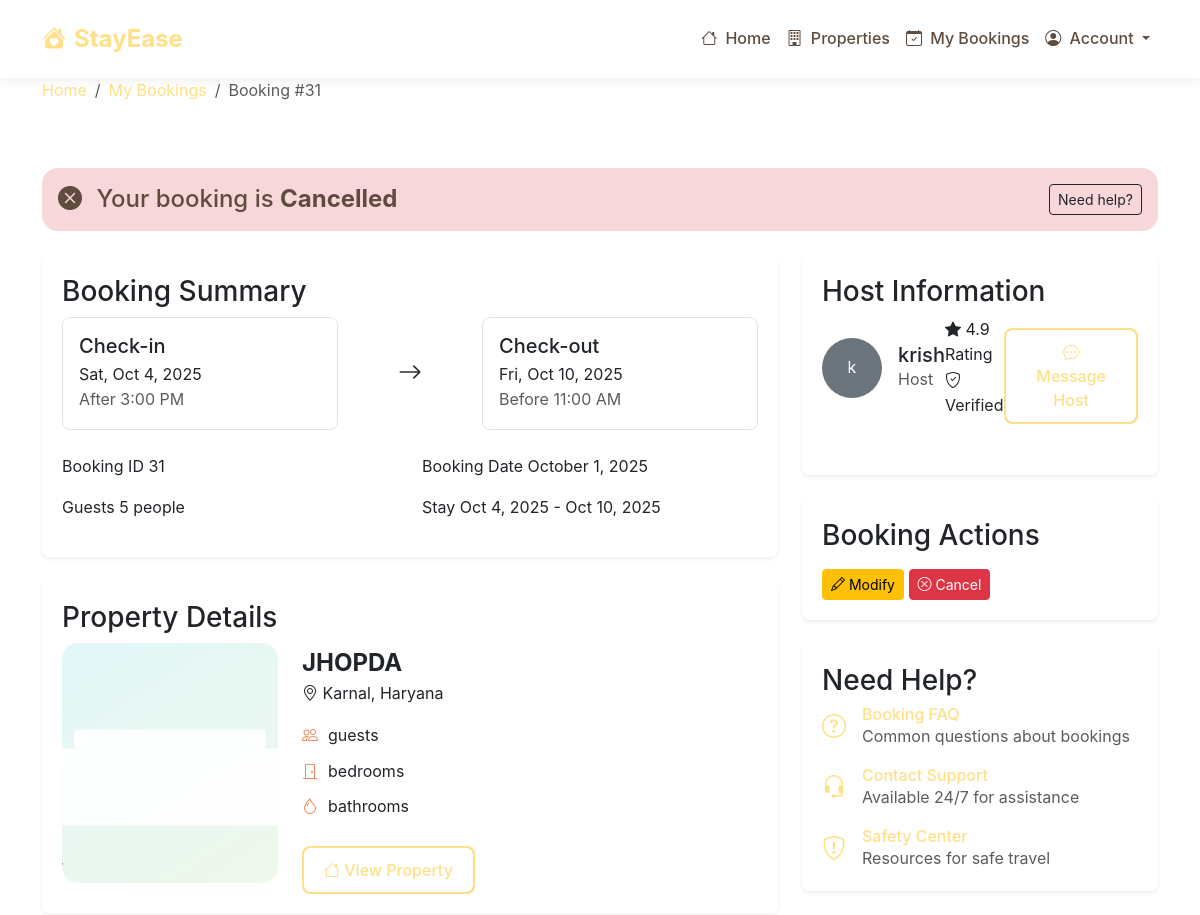
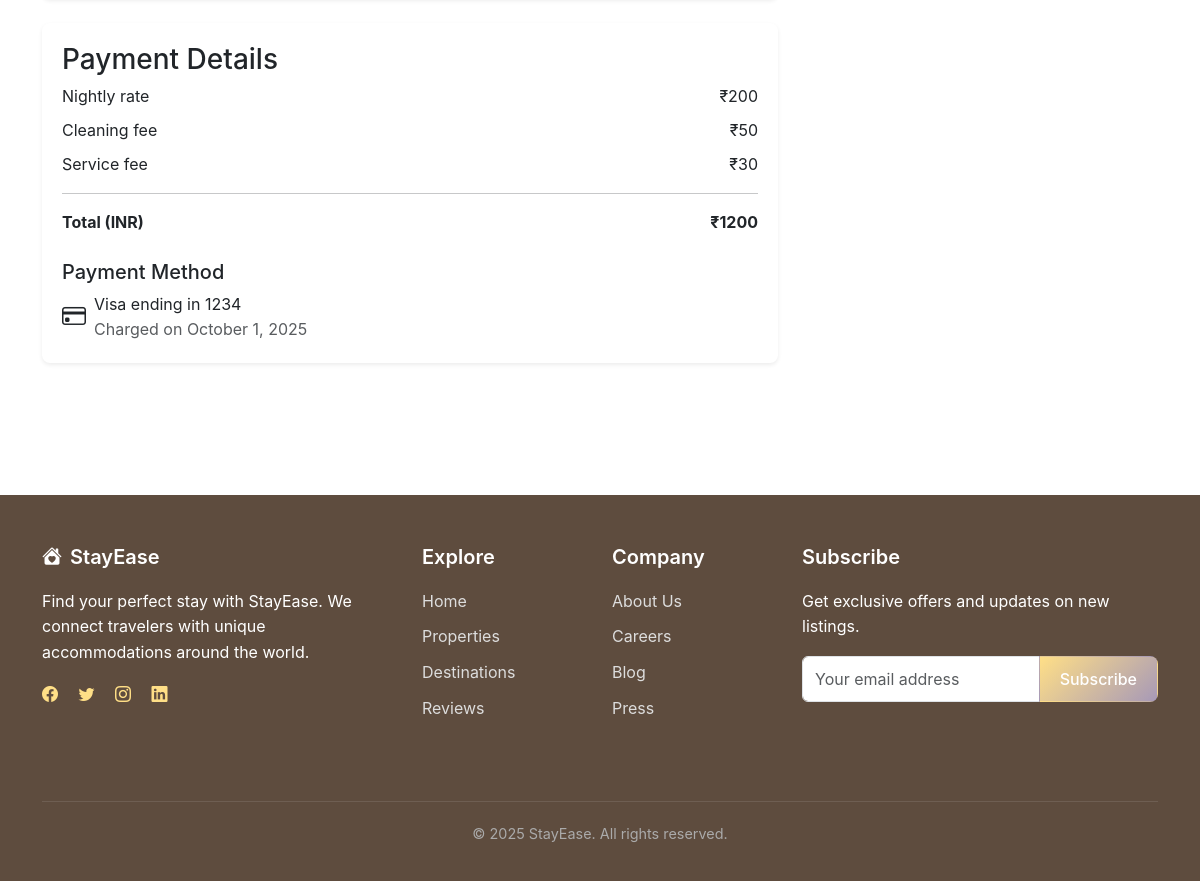
The page /booking/31/ on the database its author committed (2 pictures, top to bottom).
### members/models.py (models this page shows, shortened)
class Booking(models.Model):
    user = models.ForeignKey(User, on_delete=models.CASCADE)
    listing = models.ForeignKey(Listing, on_delete=models.CASCADE)
    check_in = models.DateField(null=True, blank=True)
    check_out = models.DateField(null=True, blank=True)
    guests = models.IntegerField(null=True, blank=True)
    total_price = models.BigIntegerField(null=True, blank=True)
    status = models.CharField(max_length=50, null=True, blank=True)
    created_at = models.DateField(null=True, blank=True, default=timezone.now)
    class Meta:
        constraints = [
            models.UniqueConstraint(
                fields=['user', 'listing', 'check_in', 'check_out'],
                name='unique_booking_per_user_listing_dates'
            )
        ]

class Listing(models.Model):
    user = models.ForeignKey(User, on_delete=models.CASCADE)
    title = models.CharField(max_length=50, null=True, blank=True)
    description = models.CharField(max_length=50, null=True, blank=True)
    price = models.BigIntegerField(null=True, blank=True)
    address = models.CharField(max_length=50, null=True, blank=True)
    city = models.CharField(max_length=50, null=True, blank=True)
    state = models.CharField(max_length=50, null=True, blank=True)
    zipcode = models.BigIntegerField(null=True, blank=True)
    latitude = models.BigIntegerField(null=True, blank=True)
    longitude = models.BigIntegerField(null=True, blank=True)
    room_type = models.CharField(max_length=50, null=True, blank=True)
    available_from = models.DateField(null=True, blank=True)
    available_to = models.DateField(null=True, blank=True)
    status = models.CharField(max_length=50, null=True, blank=True)
    created_at = models.CharField(max_length=50, null=True, blank=True)

class User(AbstractUser):
    name = models.CharField(max_length=50)
    phone = models.BigIntegerField(null=True, blank=True)
    user_type = models.CharField(max_length=50, null=True, blank=True)
    profile_picture = models.CharField(max_length=500, null=True, blank=True)
    email = models.EmailField(unique=True)
    USERNAME_FIELD = 'email'
    REQUIRED_FIELDS = ['name']
    objects = CustomUserManager()

### members/views.py (the view)
# urls.py: path('booking/<int:booking_id>/', views.booking_detail, name='booking_detail'),
def booking_detail(request, booking_id):
    booking = get_object_or_404(Booking, id=booking_id)
    return render(request, 'members/booking_detail.html', {'booking': booking})

### members/templates/members/booking_detail.html (shortened to what this page needs)
{% extends 'base.html' %}
{% load static %}
{% block hero %}
<div class="booking-hero-section">
    <div class="container">
        <div class="row">
            <div class="col-lg-8">
                <nav aria-label="breadcrumb">
                    <ol class="breadcrumb">
                        <li class="breadcrumb-item"><a href="{% url 'index' %}">Home</a></li>
                        <li class="breadcrumb-item"><a href="{% url 'my_bookings' %}">My Bookings</a></li>
                        <li class="breadcrumb-item active" aria-current="page">Booking #{{ booking.id }}</li>
                    </ol>
                </nav>
            </div>
        </div>
    </div>
</div>
{% endblock %}
{% block content %}
<div class="booking-detail-container">
    <div class="booking-status-banner mb-4 p-3 rounded-4 {% if booking.status == 'Confirmed' %}bg-success-subtle{% elif booking.status == 'Pending' %}bg-warning-subtle{% elif booking.status == 'Cancelled' %}bg-danger-subtle{% else %}bg-info-subtle{% endif %}">
        <div class="row align-items-center">
            <div class="col-md-8">
                <h4 class="mb-0">
                    <i class="bi {% if booking.status == 'Confirmed' %}bi-check-circle-fill{% elif booking.status == 'Pending' %}bi-hourglass-split{% elif booking.status == 'Cancelled' %}bi-x-circle-fill{% else %}bi-info-circle-fill{% endif %} me-2"></i>
                    Your booking is <span class="fw-bold">{{ booking.status }}</span>
                </h4>
            </div>
            <div class="col-md-4 text-md-end">
                <a href="#" class="btn btn-sm btn-outline-dark">Need help?</a>
            </div>
        </div>
    </div>
    <div class="row">
        <div class="col-lg-8">
            <div class="card shadow-sm mb-4">
                <div class="card-body">
                    <h3 class="section-title">Booking Summary</h3>
                    <div class="booking-dates mb-4">
                        <div class="row">
                            <div class="col-md-5">
                                <div class="date-block p-3 border rounded-3">
                                    <h5 class="mb-1">Check-in</h5>
                                    <div class="date-value">{{ booking.check_in|date:"D, M j, Y" }}</div>
                                    <div class="time-value text-muted">After 3:00 PM</div>
                                </div>
                            </div>
                            <div class="col-md-2 d-flex align-items-center justify-content-center">
                                <i class="bi bi-arrow-right fs-4"></i>
                            </div>
                            <div class="col-md-5">
                                <div class="date-block p-3 border rounded-3">
                                    <h5 class="mb-1">Check-out</h5>
                                    <div class="date-value">{{ booking.check_out|date:"D, M j, Y" }}</div>
                                    <div class="time-value text-muted">Before 11:00 AM</div>
                                </div>
                            </div>
                        </div>
                    </div>
                    <div class="booking-details">
                        <div class="row mb-3">
                            <div class="col-md-6">
                                <div class="detail-item">
                                    <span class="detail-label">Booking ID</span>
                                    <span class="detail-value">{{ booking.id }}</span>
                                </div>
                            </div>
                            <div class="col-md-6">
                                <div class="detail-item">
                                    <span class="detail-label">Booking Date</span>
                                    <span class="detail-value">{{ booking.created_at|date:"F j, Y" }}</span>
                                </div>
                            </div>
                        </div>
                        <div class="row mb-3">
                            <div class="col-md-6">
                                <div class="detail-item">
                                    <span class="detail-label">Guests</span>
                                    <span class="detail-value">{{ booking.guests }} {% if booking.guests > 1 %}people{% else %}person{% endif %}</span>
                                </div>
                            </div>
                            <div class="col-md-6">
                                <div class="detail-item">
                                    <span class="detail-label">Stay</span>
                                    <span class="detail-value">{{ booking.check_in|date:"M j, Y" }} - {{ booking.check_out|date:"M j, Y" }}</span>
                                </div>
                            </div>
                        </div>
                    </div>
                </div>
            </div>
            <div class="card shadow-sm mb-4">
                <div class="card-body">
                    <h3 class="section-title">Property Details</h3>
                    <div class="property-preview">
                        <div class="row">
                            <div class="col-md-4">
                                <div class="property-image rounded-4 overflow-hidden">
                                    {% if booking.listing.images.first %}
                                        <img src="{{ booking.listing.images.first.image_url }}" class="img-fluid" alt="{{ booking.listing.title }}">
                                    {% else %}
                                        <img src="{% static 'img/fallback-room.svg' %}" class="img-fluid" alt="{{ booking.listing.title }}">
                                    {% endif %}
                                </div>
                            </div>
                            <div class="col-md-8">
                                <h4 class="property-title">{{ booking.listing.title }}</h4>
                                <p class="property-location"><i class="bi bi-geo-alt"></i> {{ booking.listing.city }}, {{ booking.listing.state }}</p>
                                <div class="property-features">
                                    <span class="feature-item"><i class="bi bi-people"></i> {{ booking.listing.max_guests }} guests</span>
                                    <span class="feature-item"><i class="bi bi-door-closed"></i> {{ booking.listing.bedrooms }} bedrooms</span>
                                    <span class="feature-item"><i class="bi bi-droplet"></i> {{ booking.listing.bathrooms }} bathrooms</span>
                                </div>
                                <a href="{% url 'listing_detail' booking.listing.id %}" class="btn btn-outline-primary mt-3">
                                    <i class="bi bi-house"></i> View Property
                                </a>
                            </div>
                        </div>
                    </div>
                </div>
            </div>
            <div class="card shadow-sm mb-4">
                <div class="card-body">
                    <h3 class="section-title">Payment Details</h3>
                    <div class="payment-summary">
                        <div class="price-detail d-flex justify-content-between mb-2">
                            <span>Nightly rate</span>
                            <span>₹{{ booking.listing.price }}</span>
                        </div>
                        <div class="price-detail d-flex justify-content-between mb-2">
                            <span>Cleaning fee</span>
                            <span>₹50</span>
                        </div>
                        <div class="price-detail d-flex justify-content-between mb-2">
                            <span>Service fee</span>
                            <span>₹30</span>
                        </div>
                        <hr>
                        <div class="price-total d-flex justify-content-between">
                            <strong>Total (INR)</strong>
                            <strong>₹{{ booking.total_price }}</strong>
                        </div>
                    </div>
                    <div class="payment-method mt-4">
                        <h5>Payment Method</h5>
                        <div class="d-flex align-items-center">
                            <i class="bi bi-credit-card fs-4 me-2"></i>
                            <div>
                                <div>Visa ending in 1234</div>
                                <div class="text-muted">Charged on {{ booking.created_at|date:"F j, Y" }}</div>
                            </div>
                        </div>
                    </div>
                </div>
            </div>
        </div>
        <div class="col-lg-4">
            <div class="card shadow-sm mb-4">
                <div class="card-body">
                    <h3 class="section-title">Host Information</h3>
                    <div class="host-profile">
                        <div class="d-flex align-items-center mb-3">
                            {% if booking.listing.user.profile_picture %}
                                <img src="{{ booking.listing.user.profile_picture }}" class="rounded-circle me-3" width="60" height="60" alt="{{ booking.listing.user.name }}">
                            {% else %}
                                <div class="bg-secondary text-white rounded-circle me-3 d-flex align-items-center justify-content-center" style="width: 60px; height: 60px;">
                                    <span>{{ booking.listing.user.name|first }}</span>
                                </div>
                            {% endif %}
                            <div>
                                <h5 class="mb-0">{{ booking.listing.user.name }}</h5>
                                <p class="text-muted mb-0">Host</p>
                            </div>
                        </div>
                        <div class="host-stats mb-3">
                            <span><i class="bi bi-star-fill"></i> 4.9 Rating</span>
                            <span><i class="bi bi-shield-check"></i> Verified</span>
                        </div>
                        <button class="btn btn-outline-primary w-100">
                            <i class="bi bi-chat-dots"></i> Message Host
                        </button>
                    </div>
                </div>
            </div>
            <div class="card shadow-sm mb-4">
                <div class="card-body">
                    <h3 class="section-title">Booking Actions</h3>
                     <a href="{% url 'modify_booking' booking.id %}" class="btn btn-warning btn-sm mt-2">
                                                        <i class="bi bi-pencil"></i> Modify
                                                    </a>
                                                    <a href="{% url 'cancel_booking' booking.id %}" class="btn btn-danger btn-sm mt-2">
                                                        <i class="bi bi-x-circle"></i> Cancel
                                                    </a>
                </div>
            </div>
            <div class="card shadow-sm">
                <div class="card-body">
                    <h3 class="section-title">Need Help?</h3>
                    <div class="help-options">
                        <a href="#" class="help-item d-flex align-items-center mb-3">
                            <i class="bi bi-question-circle fs-4 me-3"></i>
                            <div>
                                <h6 class="mb-0">Booking FAQ</h6>
                                <p class="text-muted mb-0">Common questions about bookings</p>
                            </div>
                        </a>
                        <a href="#" class="help-item d-flex align-items-center mb-3">
                            <i class="bi bi-headset fs-4 me-3"></i>
                            <div>
                                <h6 class="mb-0">Contact Support</h6>
                                <p class="text-muted mb-0">Available 24/7 for assistance</p>
                            </div>
                        </a>
                        <a href="#" class="help-item d-flex align-items-center">
                            <i class="bi bi-shield-exclamation fs-4 me-3"></i>
                            <div>
                                <h6 class="mb-0">Safety Center</h6>
                                <p class="text-muted mb-0">Resources for safe travel</p>
                            </div>
                        </a>
                    </div>
                </div>
            </div>
        </div>
    </div>
</div>
{% endblock %}

### rows shown on the page
Booking: id "31", status "Cancelled", check_in "Sat, Oct 4, 2025", check_out "Fri, Oct 10, 2025", created_at "October 1, 2025", guests "5", check_in "Oct 4, 2025", check_out "Oct 10, 2025", listing "JHOPDA", listing.city "Karnal", listing.state "Haryana", listing.price "200", total_price "1200", listing.user.name|first "k", listing.user.name "krish"
